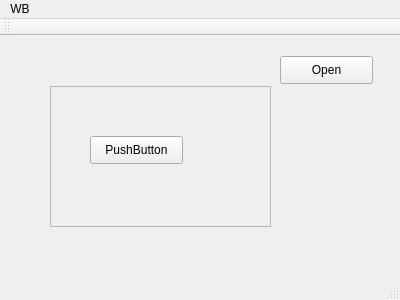
<?xml version="1.0" encoding="UTF-8"?>
<ui version="4.0">
 <class>MainWindow</class>
 <widget class="QMainWindow" name="MainWindow">
  <property name="enabled">
   <bool>true</bool>
  </property>
  <property name="geometry">
   <rect>
    <x>0</x>
    <y>0</y>
    <width>400</width>
    <height>300</height>
   </rect>
  </property>
  <property name="windowTitle">
   <string>MainWindow</string>
  </property>
  <widget class="QWidget" name="centralWidget">
   <widget class="QFrame" name="frame">
    <property name="geometry">
     <rect>
      <x>50</x>
      <y>50</y>
      <width>221</width>
      <height>141</height>
     </rect>
    </property>
    <property name="frameShape">
     <enum>QFrame::StyledPanel</enum>
    </property>
    <property name="frameShadow">
     <enum>QFrame::Raised</enum>
    </property>
    <widget class="QPushButton" name="pushButton">
     <property name="geometry">
      <rect>
       <x>40</x>
       <y>50</y>
       <width>93</width>
       <height>28</height>
      </rect>
     </property>
     <property name="text">
      <string>PushButton</string>
     </property>
    </widget>
   </widget>
   <widget class="QPushButton" name="pushButton_2">
    <property name="geometry">
     <rect>
      <x>280</x>
      <y>20</y>
      <width>93</width>
      <height>28</height>
     </rect>
    </property>
    <property name="text">
     <string>Open</string>
    </property>
   </widget>
  </widget>
  <widget class="QMenuBar" name="menuBar">
   <property name="geometry">
    <rect>
     <x>0</x>
     <y>0</y>
     <width>400</width>
     <height>26</height>
    </rect>
   </property>
   <widget class="QMenu" name="menuWB">
    <property name="title">
     <string>WB</string>
    </property>
   </widget>
   <addaction name="menuWB"/>
  </widget>
  <widget class="QToolBar" name="mainToolBar">
   <attribute name="toolBarArea">
    <enum>TopToolBarArea</enum>
   </attribute>
   <attribute name="toolBarBreak">
    <bool>false</bool>
   </attribute>
  </widget>
  <widget class="QStatusBar" name="statusBar"/>
 </widget>
 <layoutdefault spacing="6" margin="11"/>
 <resources/>
 <connections/>
</ui>
